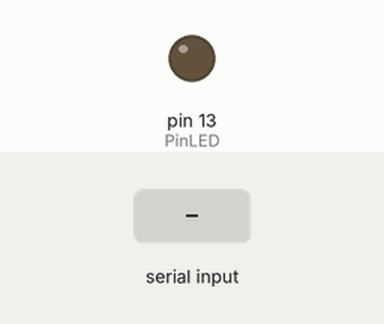
This sketch was run on a simulated Arduino Uno, built with avr-gcc and run on an emulated ATmega328P. Parts: output pins drawn as LEDs (lit = HIGH). The test bench sets the inputs (shaded band).

Above: at 1.2 s.
1.3 s: "H" received over Serial
At 2.3 s:
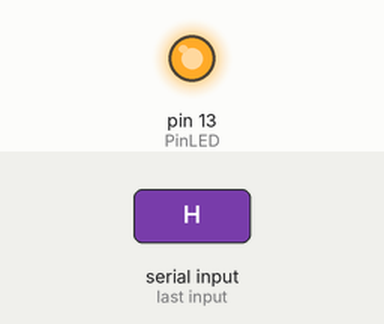
2.8 s: "L" received over Serial
At 3.4 s:
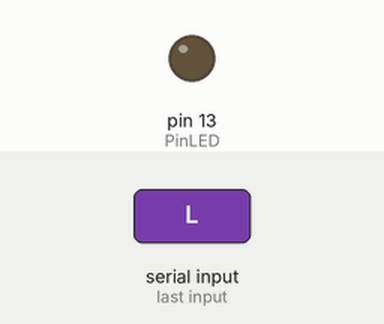
Timing chart, 0 to 5.8 s (numbered marks = the images above; inputs shaded):
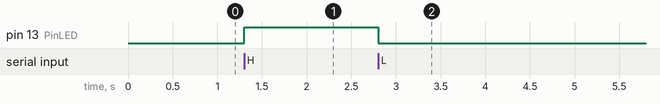

Measured:
- after the input at 1.3 s, pin 13 (PinLED): LOW → HIGH at once
- after the input at 2.8 s, pin 13 (PinLED): HIGH → LOW at once

The sketch:

Aula02.ino
```cpp
const int PinLED = 13;
const int PinAnalog = A1;
int ByteLido;
float Valor = 0;
int ValSensor = 0;

void setup() {
  // Inicializa a COM Serial
  Serial.begin(115200);
  // Define o LED como saida
  pinMode(PinLED, OUTPUT);
}

void loop() {
  // Olha se tem dado na porta serial
  if (Serial.available()>0){
    // Le o byte na porta Serial
    ByteLido = Serial.read();
    if (ByteLido == 'H'){
      digitalWrite(PinLED, HIGH);
      }
    if (ByteLido == 'L'){
      digitalWrite(PinLED, LOW);
      }
    if (ByteLido == 'S'){
      Valor = analogRead(PinAnalog);
      Serial.println(Valor);
      }

    }
}
```
